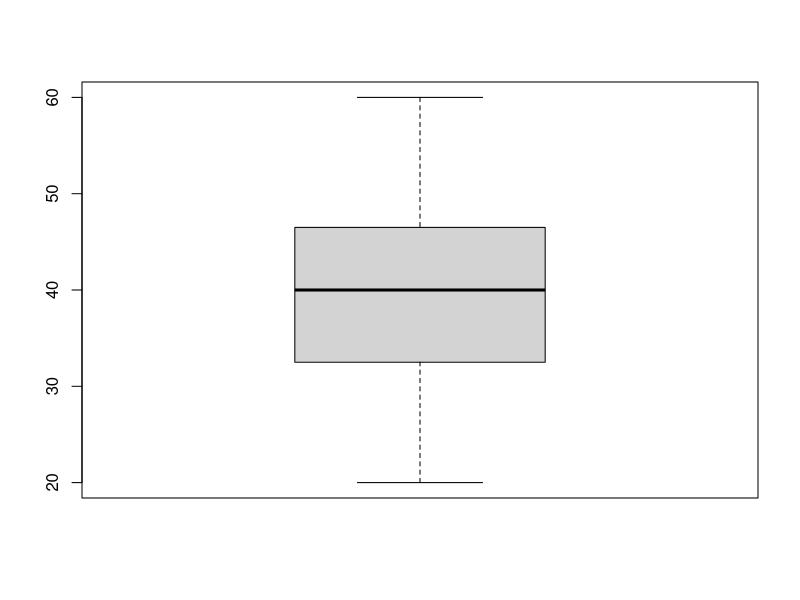

Write the R code that produced this figure. (Note: this script raises an error after producing the figure.)
x <- c(56, 60, 50, 26, 45, 35, 41, 43, 34, 42, 37, 39, 33, 28, 52, 48, 27,
20, 44, 32)

y <- c(47, 49, 20, 46, 43, 44,
45, 60, 57, 28, 55, 27, 25, 50, 52, 48, 23, 42, 33, 59)

boxplot(x)

quantile(x, probs=c(56, 60, 50, 26, 45, 35, 41, 43, 34, 42, 37, 39, 33, 28, 52, 48, 27,
                    20, 44, 32))

boxplot(x, main="Boxplot", xlab= "Mens Ages", xlim=c(20,60))
